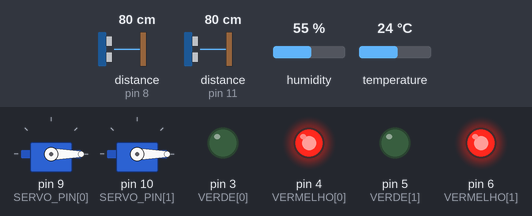
The sketch below on a simulated Arduino Uno, built with avr-gcc and run on an emulated ATmega328P. Parts: 2 × servo, output pins drawn as LEDs (lit = HIGH). Wiring (inferred from the names in the program): 2 × ultrasonic range finder: trigger pin 2, echo pin 11 / trigger pin 7, echo pin 8. The test bench sets the inputs (shaded band); at power-on: distance to the obstacle (sensors on pin 8, pin 11) 80 cm, humidity 55 %, temperature 24 °C. The echo pulse lasts 58.3 µs per cm; pins used as bus, display or sensor lines are not drawn; what the sketch prints to the serial monitor is not drawn.

Above: at 1.2 s.
1.3 s: distance to the obstacle (sensor on pin 8) set to 14 cm
At 2.4 s:
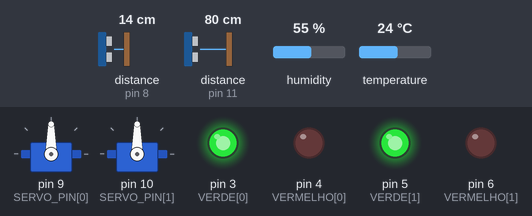
3.4 s: distance to the obstacle (sensor on pin 8) set to 11 cm
10.2 s: distance to the obstacle (sensor on pin 8) set to 2 cm
At 10.9 s:
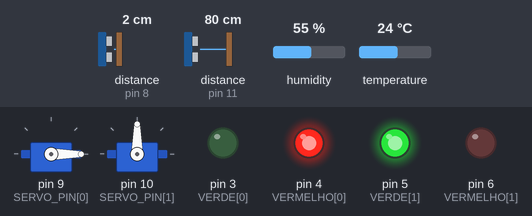
17.9 s: distance to the obstacle (sensor on pin 11) set to 12 cm
19.4 s: distance to the obstacle (sensor on pin 11) set to 9 cm
At 20.6 s:
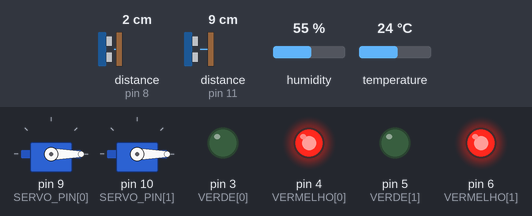
Timing chart, 0 to 22.1 s (numbered marks = the images above; inputs shaded):
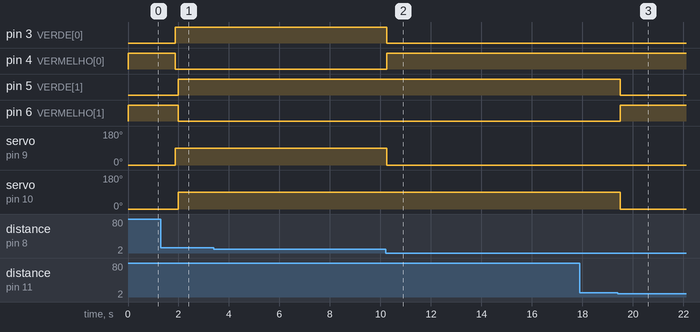

Measured:
- the behaviour switches between 11 and 10 cm on distance to the obstacle (sensor on pin 11) (found by bisection; images 2 and 3)
- after the input at 3.4 s, every drawn part: stays the same
- after the input at 10.2 s, pin 3 (VERDE[0]): HIGH → LOW after 0.05 s; pin 4 (VERMELHO[0]): LOW → HIGH after 0.05 s; servo on pin 9 (SERVO_PIN[0]): 90° → 0° after 0.05 s
- after the input at 17.9 s, every drawn part: stays the same
- after the input at 19.4 s, pin 5 (VERDE[1]): HIGH → LOW after 0.09 s; pin 6 (VERMELHO[1]): LOW → HIGH after 0.09 s; servo on pin 10 (SERVO_PIN[1]): 90° → 0° after 0.09 s

The sketch:

rota_segura.ino
```cpp
// Rota Segura - Arduino Uno. Comunicacao serial USB: 115200 baud.

#include <Servo.h>
#include <DHT.h>
#include <ArduinoJson.h>
// TESTE SECO: true = livro/objeto. false = nivel de agua com calibracao medida.
const bool TESTE_SECO = true;
const float DISTANCIA_FECHAR_CM = 10.0f;  // Fecha quando distancia <= 10 cm.
const float DISTANCIA_REABRIR_CM = 12.0f; // Abre quando distancia > 12 cm, 8 vezes no teste seco.
const byte TIPO_SENSOR_AMBIENTE = DHT11;  // Modelo do sensor de temperatura e umidade.

// Referencias do modo agua: medir e calibrar antes de habilitar.
const bool CALIBRADO_A = false;
const bool CALIBRADO_B = false;
const float REFERENCIA_A_CM = 18.0f;  // Face do sensor ate o nivel zero.
const float REFERENCIA_B_CM = 18.0f;
const float BLOQUEAR_CM = 8.0f;
const float REABRIR_CM = 6.0f;  // Reabre somente ABAIXO deste valor.

// Posicoes das cancelas e habilitacao dos motores.
const bool HABILITAR_SERVOS = true;
const byte ANGULO_ABERTO_A = 90;
const byte ANGULO_FECHADO_A = 0;
const byte ANGULO_ABERTO_B = 90;
const byte ANGULO_FECHADO_B = 0;

#include <math.h>

enum EstadoTrecho { LIVRE, BLOQUEADO, SENSOR_INDISPONIVEL };

struct ControleTrecho {
  EstadoTrecho estado = SENSOR_INDISPONIVEL;
  unsigned char baixas = 0;

  // Falha invalida imediatamente. Recuperacao seca: 8 leituras; agua: 3.
  void atualizar(float medida, bool valido, float fechar, float reabrir, bool porDistancia = false) {
    if (!valido || !isfinite(medida)) {
      estado = SENSOR_INDISPONIVEL;
      baixas = 0;
      return;
    }
    if (porDistancia ? medida <= fechar : medida >= fechar) {
      estado = BLOQUEADO;
      baixas = 0;
    } else if (porDistancia ? medida > reabrir : medida < reabrir) {
      const unsigned char minimoLivres = porDistancia ? 8 : 3;
      if (baixas < minimoLivres) ++baixas;
      if (baixas >= minimoLivres) estado = LIVRE;
    } else {
      baixas = 0;
      if (estado == SENSOR_INDISPONIVEL) estado = BLOQUEADO;
    }
  }
};

const byte TRIG[2] = {7, 2}, ECHO[2] = {8, 11};
const byte VERDE[2] = {3, 5}, VERMELHO[2] = {4, 6};
const byte SERVO_PIN[2] = {9, 10};
const float REFERENCIA[2] = {REFERENCIA_A_CM, REFERENCIA_B_CM};
const bool CALIBRADO[2] = {CALIBRADO_A, CALIBRADO_B};
const byte ABERTO[2] = {ANGULO_ABERTO_A, ANGULO_ABERTO_B};
const byte FECHADO[2] = {ANGULO_FECHADO_A, ANGULO_FECHADO_B};
Servo motores[2];
DHT ambiente(12, TIPO_SENSOR_AMBIENTE);
ControleTrecho controle[2];
float distancia[2] = {NAN, NAN}, nivel[2] = {NAN, NAN};
float temperatura = NAN, umidade = NAN;
unsigned long ultimaMedida = 0, ultimoEnvio = 0, ultimoAmbiente = 0, seq = 0;
byte proximoSensor = 0;
char entrada[96];
byte tamanhoEntrada = 0;
bool descartarEntrada = false;

void numero(float n) {
  if (isfinite(n)) Serial.print(n, 1);
  else Serial.print(F("null"));
}

void atuar(byte i) {
  bool livre = controle[i].estado == LIVRE;
  digitalWrite(VERDE[i], livre ? HIGH : LOW);
  digitalWrite(VERMELHO[i], livre ? LOW : HIGH);
  if (HABILITAR_SERVOS) motores[i].write(livre ? ABERTO[i] : FECHADO[i]);
}

void medir(byte i) {
  digitalWrite(TRIG[i], LOW);
  delayMicroseconds(2);
  digitalWrite(TRIG[i], HIGH);
  delayMicroseconds(10);
  digitalWrite(TRIG[i], LOW);
  unsigned long pulso = pulseIn(ECHO[i], HIGH, 25000UL);
  float cm = pulso / 58.0f;
  bool valido = pulso != 0 && cm >= 2 && cm <= 400;
  distancia[i] = valido ? cm : NAN;
  if (TESTE_SECO) {
    // Mede distancia real, mas nao inventa um nivel de agua sem calibracao.
    nivel[i] = NAN;
    controle[i].atualizar(cm, valido, DISTANCIA_FECHAR_CM, DISTANCIA_REABRIR_CM, true);
  } else {
    // Modo agua exige referencia e limites coerentes antes de liberar o trecho.
    bool configValida = CALIBRADO[i] && REABRIR_CM >= 0 && REABRIR_CM < BLOQUEAR_CM &&
                        BLOQUEAR_CM <= REFERENCIA[i] - 2.0f;
    bool nivelValido = valido && configValida && cm <= REFERENCIA[i] + 1.0f;
    nivel[i] = nivelValido ? fmaxf(0, REFERENCIA[i] - cm) : NAN;
    controle[i].atualizar(nivel[i], nivelValido, BLOQUEAR_CM, REABRIR_CM);
  }
  atuar(i);
}

void receber() {
  // Limita o trabalho por passagem para nao atrasar as leituras com entrada continua.
  byte budget = 32;
  while (budget-- && Serial.available()) {
    char c = Serial.read();
    if (c == '\n') {
      if (!descartarEntrada && tamanhoEntrada) {
        entrada[tamanhoEntrada] = '\0';
        StaticJsonDocument<128> cmd;
        if (!deserializeJson(cmd, entrada) && cmd["tipo"] == "ping" &&
            cmd["id"].is<unsigned long>()) {
          Serial.print(F("{\"v\":1,\"tipo\":\"pong\",\"id\":"));
          Serial.print(cmd["id"].as<unsigned long>());
          Serial.println('}');
        }
      }
      tamanhoEntrada = 0;
      descartarEntrada = false;
    } else if (c != '\r' && !descartarEntrada) {
      if (tamanhoEntrada < sizeof(entrada) - 1) entrada[tamanhoEntrada++] = c;
      else descartarEntrada = true;
    }
  }
}

void publicar() {
  Serial.print(F("{\"v\":1,\"tipo\":\"estado\",\"seq\":"));
  Serial.print(++seq);
  Serial.print(F(",\"uptime_ms\":")); Serial.print(millis());
  Serial.print(F(",\"firmware\":\"estavel-20261125\",\"teste_seco\":"));
  Serial.print(TESTE_SECO ? F("true") : F("false"));
  Serial.print(F(",\"sensor_ambiente\":\""));
  Serial.print(TIPO_SENSOR_AMBIENTE == DHT11 ? F("DHT11") : F("DHT22"));
  Serial.print('"');
  Serial.print(F(",\"servos_habilitados\":"));
  Serial.print(HABILITAR_SERVOS ? F("true") : F("false"));
  Serial.print(F(",\"trechos\":{"));
  for (byte i = 0; i < 2; ++i) {
    if (i) Serial.print(',');
    Serial.print(i == 0 ? F("\"A\":{") : F("\"B\":{"));
    Serial.print(F("\"dist_cm\":")); numero(distancia[i]);
    Serial.print(F(",\"nivel_cm\":")); numero(nivel[i]);
    Serial.print(F(",\"estado\":\""));
    if (controle[i].estado == LIVRE) Serial.print(F("LIVRE"));
    else if (controle[i].estado == BLOQUEADO) Serial.print(F("BLOQUEADO"));
    else Serial.print(F("SENSOR_INDISPONIVEL"));
    Serial.print(F("\",\"cancela_comando\":\""));
    Serial.print(controle[i].estado == LIVRE ? F("ABRIR") : F("FECHAR"));
    Serial.print(F("\",\"calibrado\":"));
    Serial.print(!TESTE_SECO && CALIBRADO[i] ? F("true") : F("false"));
    Serial.print('}');
  }
  Serial.print(F("},\"ambiente\":{\"temp_c\":")); numero(temperatura);
  Serial.print(F(",\"umidade_pct\":")); numero(umidade);
  Serial.println(F("}}"));
}

void setup() {
  Serial.begin(115200);
  for (byte i = 0; i < 2; ++i) {
    pinMode(TRIG[i], OUTPUT); digitalWrite(TRIG[i], LOW);
    pinMode(ECHO[i], INPUT);
    pinMode(VERDE[i], OUTPUT); pinMode(VERMELHO[i], OUTPUT);
    if (HABILITAR_SERVOS) {
      motores[i].write(FECHADO[i]);
      motores[i].attach(SERVO_PIN[i]);
    }
    atuar(i);
  }
  ambiente.begin();
}

void medirAmbienteSemAlongarPulsoServo() {
  // A biblioteca DHT desabilita interrupcoes durante a leitura.
  // Suspender os pulsos evita alongar um pulso do Servo (Timer1).
  if (HABILITAR_SERVOS) {
    unsigned long inicio = micros();
    while ((digitalRead(SERVO_PIN[0]) || digitalRead(SERVO_PIN[1])) &&
           (unsigned long)(micros() - inicio) < 6000UL) {}
    for (byte i = 0; i < 2; ++i) {
      motores[i].detach();
      digitalWrite(SERVO_PIN[i], LOW);
    }
  }
  temperatura = ambiente.readTemperature();
  umidade = ambiente.readHumidity();
  if (HABILITAR_SERVOS) {
    for (byte i = 0; i < 2; ++i) {
      motores[i].attach(SERVO_PIN[i]);
      motores[i].write(controle[i].estado == LIVRE ? ABERTO[i] : FECHADO[i]);
    }
  }
}

void loop() {
  receber();
  unsigned long agora = millis();
  // 120ms entre quaisquer disparos; cada recipiente e lido a cada ~240ms.
  if (agora - ultimaMedida >= 120UL) {
    medir(proximoSensor);
    proximoSensor = 1 - proximoSensor;
    ultimaMedida = millis();
  }
  if (agora - ultimoAmbiente >= 2200UL) {
    medirAmbienteSemAlongarPulsoServo();
    if (!isfinite(temperatura) || temperatura < -40 || temperatura > 80) temperatura = NAN;
    if (!isfinite(umidade) || umidade < 0 || umidade > 100) umidade = NAN;
    ultimoAmbiente = millis();
  }
  if (agora - ultimoEnvio >= 1000UL) {
    publicar();
    ultimoEnvio = millis();
  }
}
```
